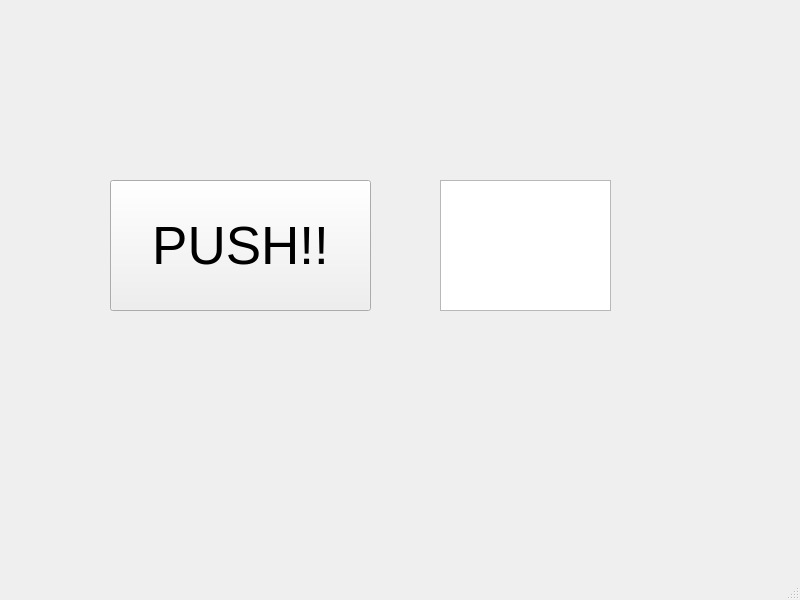
<?xml version="1.0" encoding="UTF-8"?>
<ui version="4.0">
 <class>MainWindow</class>
 <widget class="QMainWindow" name="MainWindow">
  <property name="geometry">
   <rect>
    <x>0</x>
    <y>0</y>
    <width>800</width>
    <height>600</height>
   </rect>
  </property>
  <property name="windowTitle">
   <string>MainWindow</string>
  </property>
  <widget class="QWidget" name="centralwidget">
   <widget class="QPushButton" name="push">
    <property name="geometry">
     <rect>
      <x>110</x>
      <y>180</y>
      <width>261</width>
      <height>131</height>
     </rect>
    </property>
    <property name="font">
     <font>
      <pointsize>40</pointsize>
     </font>
    </property>
    <property name="text">
     <string>PUSH!!</string>
    </property>
   </widget>
   <widget class="QTextEdit" name="num">
    <property name="geometry">
     <rect>
      <x>440</x>
      <y>180</y>
      <width>171</width>
      <height>131</height>
     </rect>
    </property>
    <property name="font">
     <font>
      <pointsize>30</pointsize>
     </font>
    </property>
   </widget>
  </widget>
  <widget class="QMenuBar" name="menubar">
   <property name="geometry">
    <rect>
     <x>0</x>
     <y>0</y>
     <width>800</width>
     <height>22</height>
    </rect>
   </property>
  </widget>
  <widget class="QStatusBar" name="statusbar"/>
 </widget>
 <resources/>
 <connections/>
</ui>
